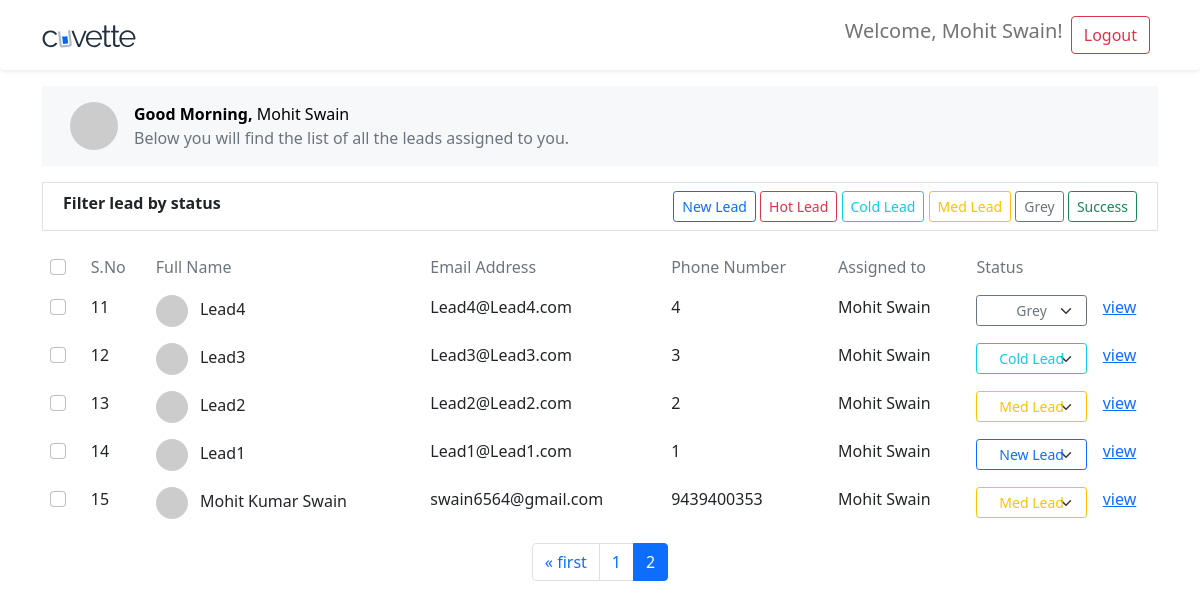
The app's page /dashboard?filter=&page=2 (signed in), older data.
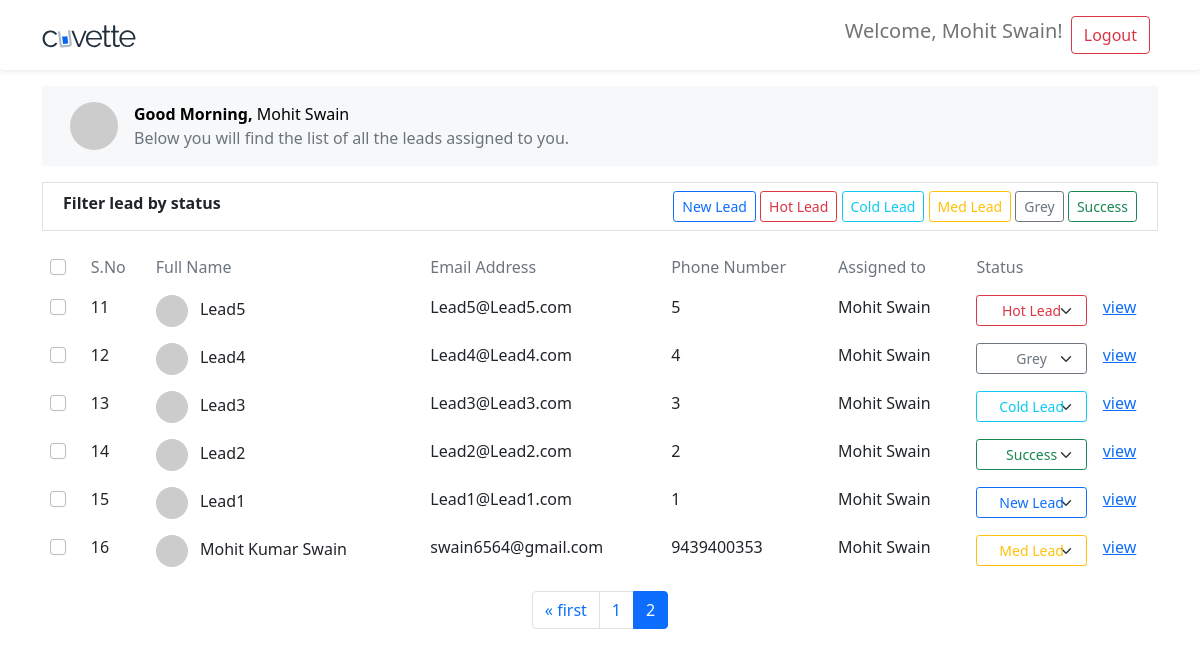
The same page, newer data.
### authentication/models.py (models this page shows, shortened)
class Lead(models.Model):
  created_at = models.DateTimeField(auto_now_add=True)
  updated_at = models.DateTimeField(auto_now=True)
  name = models.CharField(max_length=150)
  email = models.EmailField(
      max_length=255,
      unique=True,
  )
  phone_number = models.DecimalField(max_digits=10,decimal_places=0)
  HOT = 'HOT'
  COLD = 'COLD'
  MEDIUM = 'MED'
  GREY = 'GREY'
  SUCCESS = 'SUCC'
  LEAD_STATE = [
    (HOT, 'hot'),
    (COLD,'cold'),
    (MEDIUM,'medium'),
    (GREY,'grey'),
    (SUCCESS,'success')
  ]
  state = models.CharField(max_length=4,choices=LEAD_STATE,null=True,blank=True)
  user_id = models.ForeignKey(User,on_delete=models.SET_NULL,null=True,blank=True,help_text='Only Sales Representative')

class User(AbstractUser):
  username = None
  first_name = models.CharField('first name', max_length=150)
  last_name = models.CharField('last name', max_length=150)
  email = models.EmailField('email address', unique=True)
  phone_number = models.DecimalField('Phone no',max_digits=10,decimal_places=0,null=True,blank=True)
  is_approved = models.BooleanField(default=False)
  SALES_ADMIN = 'SA'
  SALES_REPRESENTATIVE = 'SR'
  USER_TYPES = [
    (SALES_ADMIN,'Sales Admin'),
    (SALES_REPRESENTATIVE,'Sales Representative')
  ]
  user_type = models.CharField(max_length=2,choices=USER_TYPES,default=SALES_REPRESENTATIVE)
  manager_id = models.ForeignKey('self',
                                  on_delete=models.SET_NULL,
                                  null=True,
                                  blank=True,
                                  help_text='Only Sales Admin'
                                )
  profile = models.ImageField(null=True,blank=True)
  objects = MyUserManager()
  USERNAME_FIELD = 'email'
  REQUIRED_FIELDS = ['first_name','last_name']

### authentication/views.py (the view)
# urls.py: path('dashboard',views.dashboard,name='dashboard'),
@login_required(login_url=reverse_lazy('login'))
def dashboard(request):
  leads = Lead.objects.filter(user_id=request.user.id).order_by('-created_at')
  filter = request.GET.get('filter')
  if filter:
    if filter == 'NEW':
      leads = leads.filter(state__isnull = True)
    else:
      leads = leads.filter(state=filter)
  p = Paginator(leads,10)
  page_number = request.GET.get('page')
  p_leads = p.get_page(page_number)
  status_text = {
    Lead.HOT : 'Hot Lead',
    Lead.COLD : 'Cold Lead',
    Lead.MEDIUM : 'Med Lead',
    Lead.GREY : 'Grey',
    Lead.SUCCESS: 'Success'
  }
  status_bootstrap_color = {
    Lead.HOT : 'danger',
    Lead.COLD : 'info',
    Lead.MEDIUM : 'warning',
    Lead.GREY : 'secondary',
    Lead.SUCCESS: 'success',
  }
  context = {
    'leads' : p_leads,
    'status_text' : status_text,
    'status_bootstrap_color' : status_bootstrap_color
  }
  return render(request,'dashboard.html',context)

### authentication/templatetags/helper_tags.py (called while the page is built)
@register.filter(name='get_value')
def get_value(dictionary, key):
  return dictionary.get(key)

### authentication/templates/dashboard.html (shortened to what the changed rows need)
{% extends 'base.html' %} {% load static %} {% load helper_tags %}
 {%block content%}
<div class="container">
	<div class="container-fluid my-3 border">
		<div class="p-2 d-flex flex-row">
			<div class="ms-auto">
				 {% for state in status_text %}
				{% if request.GET.filter == state %}
				<a href="?filter=" class="text-decoration-none">
					<button
						type="button"
						class="btn btn-outline-{{status_bootstrap_color | get_value:state | default:'primary'}} btn-sm active"
					>
						{{ status_text | get_value:state }}
					</button>
				</a>
				{% else %}
				<a href="?filter={{state}}" class="text-decoration-none">
					<button
						type="button"
						class="btn btn-outline-{{status_bootstrap_color | get_value:state | default:'primary'}} btn-sm"
					>
						{{ status_text | get_value:state }}
					</button>
				</a>
				{% endif %} {% endfor %}
			</div>
		</div>
	</div>
	<table class="table table-hover table-borderless">
		<thead>
			<tr class="text-muted">
				<th>
					<input class="form-check-input" type="checkbox" />
				</th>
				<th scope="col" class="fw-normal">S.No</th>
				<th scope="col" class="fw-normal">Full Name</th>
				<th scope="col" class="fw-normal">Email Address</th>
				<th scope="col" class="fw-normal">Phone Number</th>
				<th scope="col" class="fw-normal">Assigned to</th>
				<th scope="col" class="fw-normal">Status</th>
			</tr>
		</thead>
		<tbody>
			{% for lead in leads %}
			<tr>
				<td>
					<input class="form-check-input" type="checkbox" />
				</td>
				<th scope="row" class="fw-normal">
					{{ forloop.counter0|add:leads.start_index}}
				</th>
				<td>
					<img
						src="https://i.pravatar.cc/32?user={{lead.name}}"
						alt=""
						srcset=""
						class="h-100 rounded-circle"
					/>
					<span class="mx-2"> {{lead.name | title}} </span>
				</td>
				<td>{{lead.email}}</td>
				<td>{{lead.phone_number}}</td>
				<td>{{lead.user_id.get_full_name}}</td>
				{% with lead.state as status %}
				<td>
					<select
						class="state-select form-select form-select-sm shadow-none btn btn-sm btn-outline-{{status_bootstrap_color | get_value:status | default:'primary'}}"
						aria-label=".form-select-sm example"
						onchange="changeHandler({{lead.id}},this.value)"
					>
						{% if not status %}
						<option selected class="bg-light text-dark">New Lead</option>
						{% endif %} {% for state in status_text %} {% if state == status %}
						<option class="bg-light text-dark" value="{{state}}" selected>
							{{status_text | get_value:state}}
						</option>
						{% else %}
						<option class="bg-light text-dark" value="{{state}}">
							{{status_text | get_value:state}}
						</option>
						{% endif %} {% endfor %}
					</select>
				</td>
				{% endwith %}
				<td><a href="" class="">view</a></td>
			</tr>
			{% endfor %}
		</tbody>
	</table>
</div>
{%endblock%}

Row changes from the older to the newer data that the page shows:
now on this page (row unchanged): Lead: name "Lead5", email "Lead5@Lead5.com", phone_number "5", user_id.get_full_name "Mohit Swain", state+id "Hot Lead"
changed Lead "Lead2": state+id "Med Lead" → "Success"
